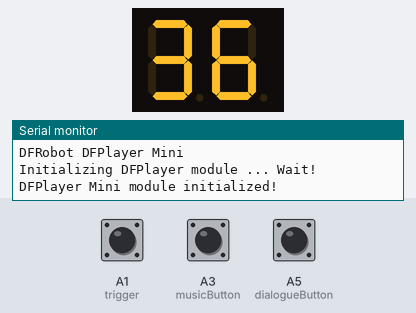
The sketch below on a simulated Arduino Uno, built with avr-gcc and run on an emulated ATmega328P. Shown: 2-digit seven-segment display, the last lines printed to the serial monitor. The inputs (shaded band) are chosen by the test bench; at power-on: A1 (trigger) HIGH, A3 (musicButton) LOW, A5 (dialogueButton) LOW. The audio player accepts every command and is not drawn.

Above: at 1.7 s.
1.8 s: A1 (trigger) pulled LOW for 0.15 s
At 3.2 s:
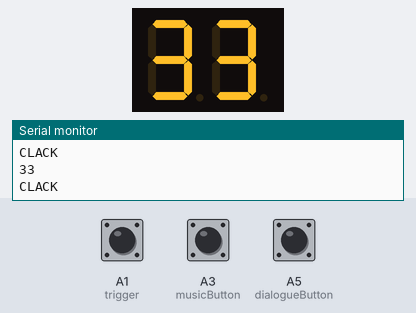
3.5 s: A1 (trigger) pulled LOW for 1 s
At 5.3 s:
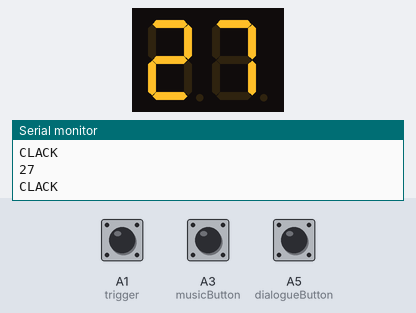
9.9 s: A1 (trigger) driven LOW
At 10.38 s:
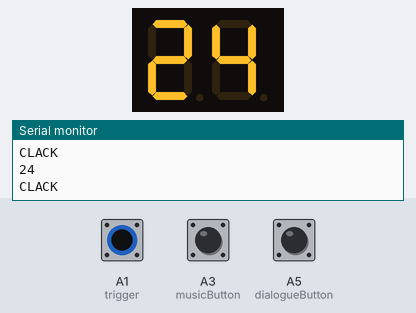
Timing chart, 0 to 12.5 s (numbered marks = the images above; inputs shaded):
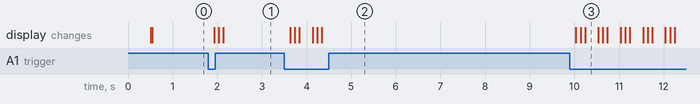

Measured:
- after the input at 1.8 s, the display: first changes after 0.13 s (image 1 shows a later state)
- after the input at 3.5 s, the display: first changes after 0.13 s (image 2 shows a later state)
- after the input at 9.9 s, the display: first changes after 0.14 s (image 3 shows a later state)

The sketch:

halo-br55-arduino.ino
```cpp
//Library for 7 segment display
#include <SevSeg.h>
#include "SoftwareSerial.h"
#include "DFRobotDFPlayerMini.h"

// Initialize software serial on pins 10 and 11 for DF player
SoftwareSerial mySoftwareSerial(10, 11);  // RX, TX
DFRobotDFPlayerMini myDFPlayer;
String line;
char command;
int pause = 0;
int repeat = 0;

// Define the trigger (aka limit switch) and music button
#define trigger A1
#define musicButton A3
#define dialogueButton A5
#define killSwitch 4
int musicButtonState = 0;     // variable for reading the pushbutton status
int dialogueButtonState = 0;  // variable for reading the pushbutton status
int totalSongs = 3;
int currentSong = 0;

// Define the magazine size and shot burst
int shotCount = 36;
int shotBurst = 3;

// 7 segment display
//Create an instance of the object.
SevSeg myDisplay;

//Create global variables
unsigned long timer;
//int deciSecond = 0;

//Timing
unsigned long previousMillis = 0;
const long interval = 100;  // 100ms interval between decrementing shots
bool firing = false;        // Indicates whether the system is currently firing
int shotsToFire = 0;        // Keeps track of how many shots need to be decremented

//Reloading variables
bool reloadingState = true;  // Keeps track of whether we are in the reloading phase
unsigned long blinkPreviousMillis = 0;
const long blinkInterval = 500;  // Blinking interval in milliseconds (500ms on, 500ms off)
bool displayOn = true;           // Keeps track of whether the display is on or off

//Firing cooloff
unsigned long lastTriggerTime = 0;  // To store the time when the trigger was last pressed
const long coolOffInterval = 500;   // 250ms cool-off period

void setup() {
  mySoftwareSerial.begin(9600);
  Serial.begin(115200);
  // Check if the module is responding and if the SD card is found
  Serial.println();
  Serial.println(F("DFRobot DFPlayer Mini"));
  Serial.println(F("Initializing DFPlayer module ... Wait!"));

  if (!myDFPlayer.begin(mySoftwareSerial)) {
    Serial.println(F("Not initialized:"));
    Serial.println(F("1. Check the DFPlayer Mini connections"));
    Serial.println(F("2. Insert an SD card"));
    while (true)
      ;
  }
  Serial.println();
  Serial.println(F("DFPlayer Mini module initialized!"));
  // Initial settings
  myDFPlayer.setTimeOut(500);  // Serial timeout 500ms
  myDFPlayer.volume(30);       // Volume 5
                               //  myDFPlayer.EQ(0);            // Normal equalization
                               //  myDFPlayer.EQ(DFPLAYER_EQ_POP);
                               //  myDFPlayer.EQ(DFPLAYER_EQ_ROCK);
                               //  myDFPlayer.EQ(DFPLAYER_EQ_JAZZ);
                               //  myDFPlayer.EQ(DFPLAYER_EQ_CLASSIC);
  myDFPlayer.EQ(DFPLAYER_EQ_BASS);

  //Set trigger and music button pinmode
  pinMode(trigger, INPUT_PULLUP);
  pinMode(musicButton, INPUT);

  // 7 segment display
  int displayType = COMMON_CATHODE;  //Your display is either common cathode or common anode

  //This pinout is for a regular display
  //Declare what pins are connected to the digits
  int digit1 = 2;  //Pin 9 on my 2 digit display
  int digit2 = 3;  //Pin 6 on my 2 digit display
  int digit3;      //Pin 8 on my 2 digit display
  int digit4;      //Pin 6 on my 2 digit display

  //Declare what pins are connected to the segments
  int segA = 4;    //Pin 7 on my 2 digit display
  int segB = 5;    //Pin 8 on my 2 digit display
  int segC = 6;    //Pin 3 on my 2 digit display
  int segD = 7;    //Pin 2 on my 2 digit display
  int segE = 8;    //Pin 1 on my 2 digit display
  int segF = 9;    //Pin 10 on my 2 digit display
  int segG = 12;   //Pin 4 on my 2 digit display
  int segDP = 13;  //Pin 5 on my 2 digit display

  int numberOfDigits = 2;  //Do you have a 1, 2 or 4 digit display?

  myDisplay.Begin(displayType, numberOfDigits, digit1, digit2, digit3, digit4, segA, segB, segC, segD, segE, segF, segG, segDP);

  myDisplay.SetBrightness(100);  //Set the display to 100% brightness level

  timer = millis();

  // Play empty sound to make DF Play loading instant
  myDFPlayer.playFolder(2, 1);
}

void loop() {
  // Continuously display the current shot count on the 7-segment display
  displayNumber();

  unsigned long currentMillis = millis();  // Get the current time

  // Check if the trigger is pressed (LOW), we're not already firing, and the cool-off period has passed
  if (digitalRead(trigger) == LOW && !firing && (currentMillis - lastTriggerTime >= coolOffInterval)) {
    myDFPlayer.play(1);
    // Begin firing process
    shotsToFire = shotBurst;          // Set how many shots to decrement (3 shots)
    firing = true;                    // Indicate that the system is now firing
    previousMillis = millis();        // Reset the timer to the current time
    lastTriggerTime = currentMillis;  // Update the last trigger time to the current time
  }

  // If we're firing, handle the countdown
  if (firing) {
    shotsFired();  // Call the shotsFired function to handle shot countdown
  }


  musicButtonState = digitalRead(musicButton);
  if (musicButtonState == HIGH) {
    currentSong++;
    delay(800);
    if (currentSong == 1) {
      myDFPlayer.playFolder(1, 1);
      Serial.println("Song 1 playing");
      return;
    }
    if (currentSong == 2) {
      myDFPlayer.playFolder(1, 2);
      Serial.println("Song 2 playing");
      return;
    }
    if (currentSong == 3) {
      myDFPlayer.playFolder(1, 3);
      Serial.println("Song 3 playing");
      currentSong = 1;
      return;
    }
  }

  dialogueButtonState = digitalRead(dialogueButton);
  if (dialogueButtonState == HIGH) {
    Serial.println("Play Dialogue");
    delay(800);
    return;
    // if (currentSong == 1) {
    //   myDFPlayer.playFolder(1, 1);
    //   Serial.println("Song 1 playing");
    //   return;
    // }
    // if (currentSong == 2) {
    //   myDFPlayer.playFolder(1, 2);
    //   Serial.println("Song 2 playing");
    //   return;
    // }
    // if (currentSong == 3) {
    //   myDFPlayer.playFolder(1, 3);
    //   Serial.println("Song 3 playing");
    //   currentSong = 1;
    //   return;
    // }
  }
}

void shotsFired() {
  unsigned long currentMillis = millis();

  // Check if enough time has passed (100ms) since the last shot decrement
  if (currentMillis - previousMillis >= interval) {
    previousMillis = currentMillis;  // Update previousMillis to the current time

    // Decrement the shot count and update display
    if (shotsToFire > 0 && shotCount > 0) {
      shotCount--;    // Decrease shot count by 1
      shotsToFire--;  // Decrease the number of shots left to fire in the burst
      Serial.println(shotCount);
      Serial.println("CLACK");
    }

    // If all shots in the burst have been fired, stop the firing process
    if (shotsToFire == 0 || shotCount == 0) {
      firing = false;
      if (shotCount == 0) {
        reloading();  // Call reloading function if the magazine is empty
      }
    }
  }
}

void reloading() {
  // Continuously display "0" on the 7-segment display while reloading
  if (reloadingState) {
    char tempString[10];
    sprintf(tempString, "%1d", 0);  // Display "0"
    myDisplay.DisplayString(tempString, 0);
    Serial.println("Display: 0");
  }

  // Wait for the trigger to be pulled to stop reloading and reset the shot count
  if (digitalRead(trigger) == LOW) {
    reloadingState = false;  // Exit the reloading phase
    shotCount = 36;          // Reset the shot count to 36
    Serial.println("Reloading complete, shotCount reset to 36");

    // Display the new shot count (36) but do not decrement yet
    displayNumber();
  }
}

void displayNumber() {
  char tempString[10];                     //Used for sprintf
  sprintf(tempString, "%2d", shotCount);   //Convert deciSecond into a string that is right adjusted
  myDisplay.DisplayString(tempString, 0);  //(numberToDisplay, decimal point location)
}

// void playMusic() {
//   myDFPlayer.playFolder(1, 1);  //play specific mp3 in SD:/folder/song.mp3; Folder Name(1~99); File Name(1~255)
//   if (currentSong = 1) {

//   } else if (currentSong = 2) {
//     myDFPlayer.next();
//   } else {
//     myDFPlayer.next();
//   }


//   // check if the pushbutton is pressed. If it is, the buttonState is HIGH:
// }
```
